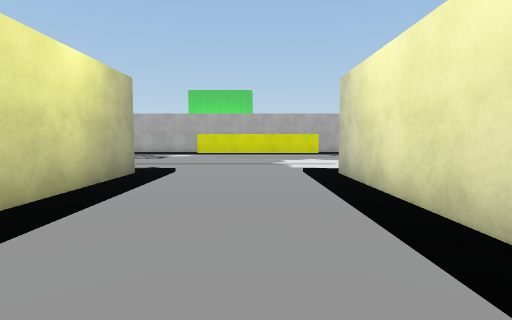
view 1 (above)

21 first-person views from a walk through a scene from a Unity 3-D project. The camera is 1.4 m above the floor, tilts 4° down and sees 80° across. The floor is counted in squares, 2 m on a side. Each view is taken from the middle of a square. On the plan, view 1 faces up. The plan holds only what a view shows up to about 10 squares ahead; the rest is blank. The place goes on beyond the plan. The player is left out. Some surface patterns are stand-ins.

view 2
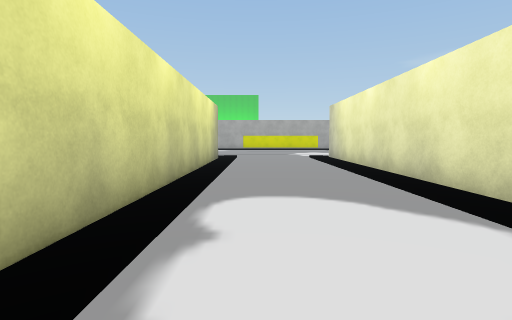

view 3
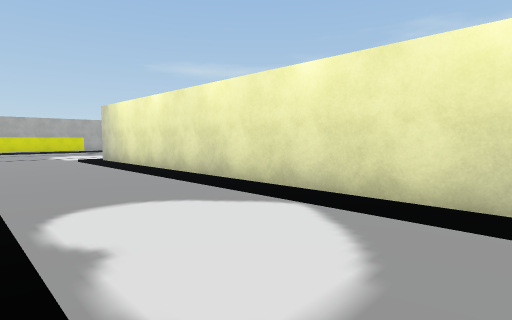

view 4
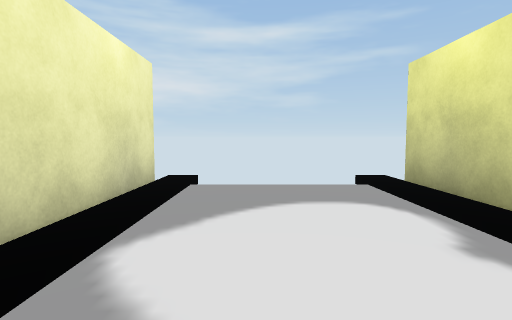

view 5
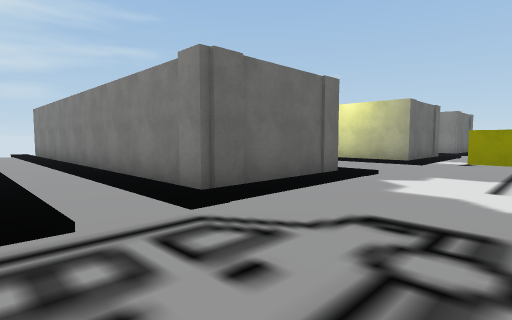

view 6
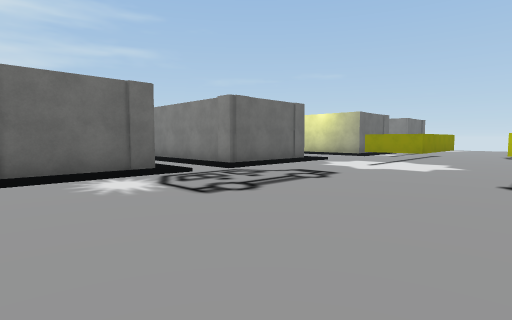

view 7
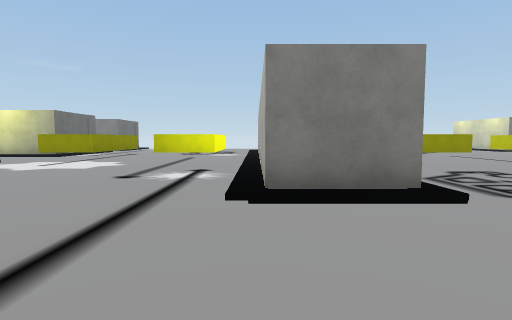

view 8
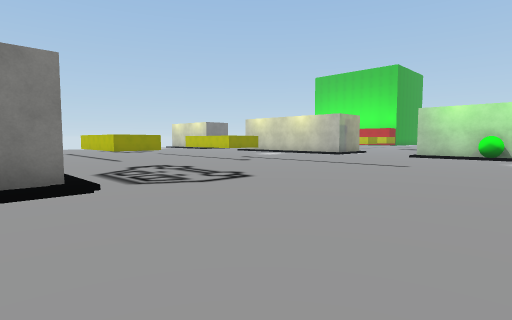

view 9
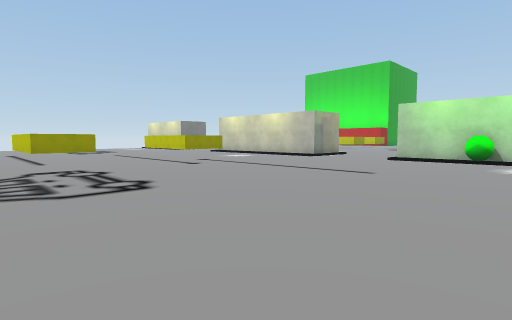

view 10
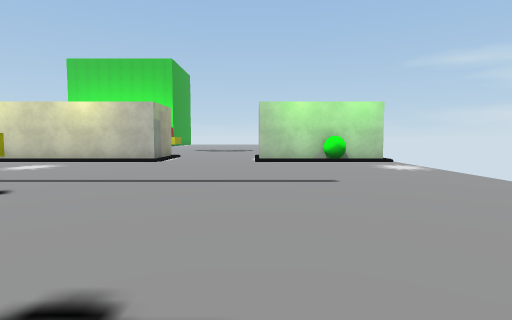

view 11
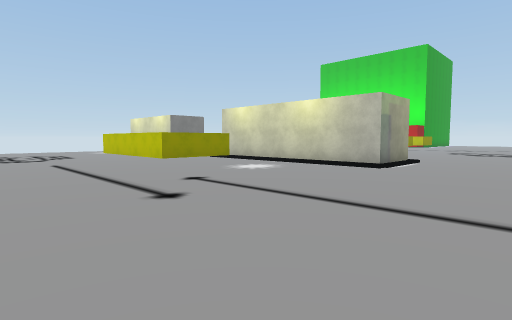

view 12
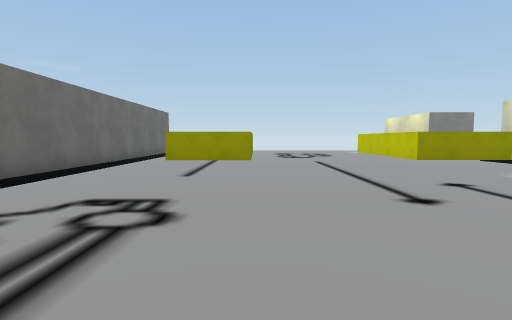

view 13
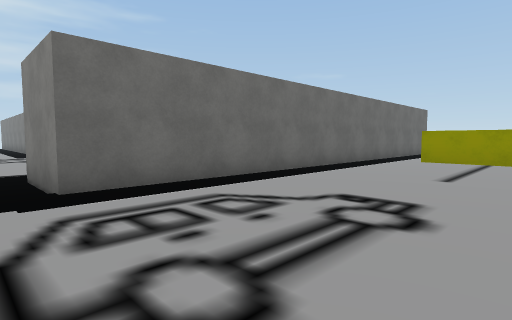

view 14
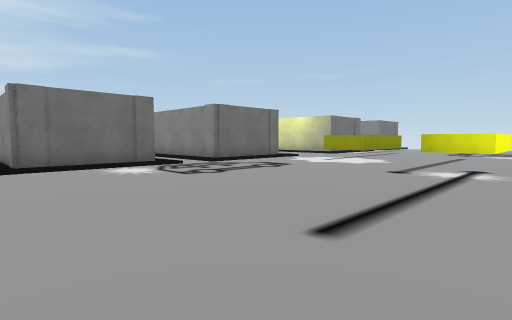

view 15
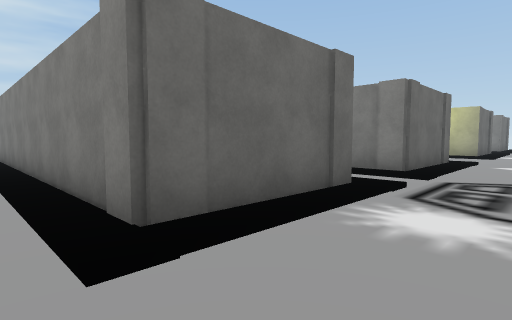

view 16
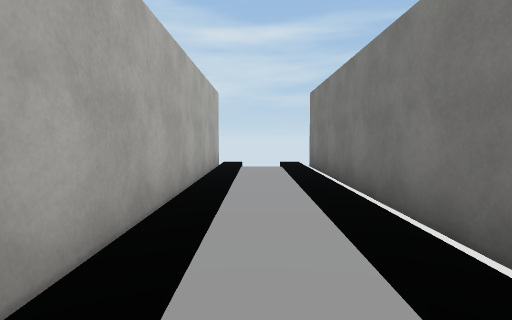

view 17
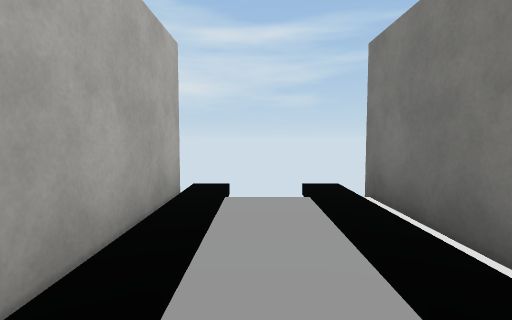

view 18
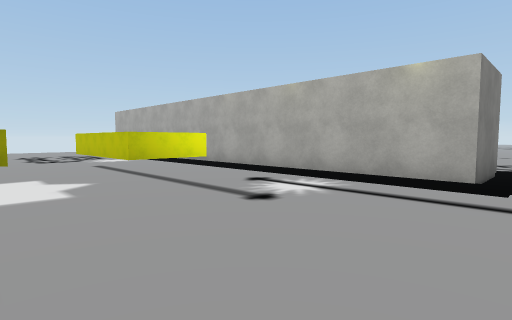

view 19
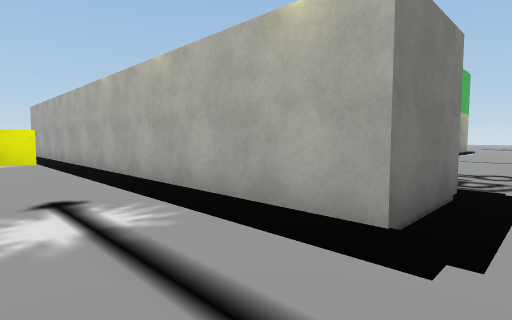

view 20
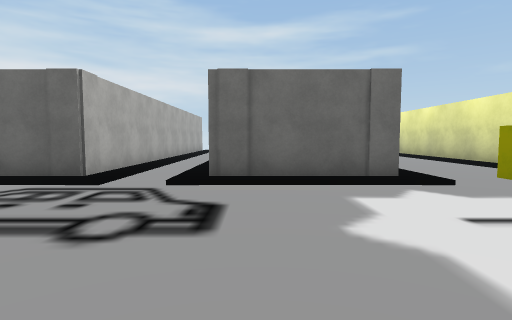

view 21
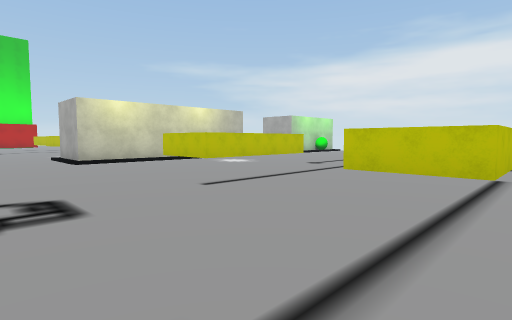

### Floor plan
Key: @ floor where view 1 was taken; # wall or solid block; x gap in a wall; . main floor; : floor 0.25 m higher than the main floor; / step, stairs or slope; O other object.
Columns run from 5 left of view 1 to 11 right of it. Each row starts with its distance up from view 1.
 32           ..
 31          ...
 30  ..      /..
 29  ..#    #/..
 28  ..######/..#####
 27  ..///////.....O.
 26  ................
 25  ................
 24  ...###..........
 23 ....###..........
 22 .................
 21 .................
 20 ....###..........
 19 ....###..........
 18 .................
 17  ................
 16   ##########.....
 15   ##########.....
 14 ############.....
 13   ...............
 12  ...###..........
 11 .................
 10 .................
  9  ...###..........
  8   ..###..........
  7  ................
  6  ///../////.////.
  5  ##/../###/.####.
  4   #/../# #/.#  #.
  3   #/../# #/.#  #.
  2   #/../# #/.#  #
  1   #/../# #/.#  #
  0   #/.@/# #/.#  #
 -1   #/../# #/.#  #
 -2   #/../# #/.#  #
 -3   #/../# #/.#  #
 -4   #/../# #/.#  #
 -5   #/../# #/.#
 -6   x:   # x: #

Positions as (right, up) in squares from view 1, and headings:
1: (0, 0), facing up
2: (-1, -5), facing up
3: (-2, -5), facing up-right
4: (0, -1), facing down
5: (7, 9), facing down-left
6: (10, 12), facing down-left
7: (10, 14), facing left
8: (11, 15), facing up-left
9: (11, 17), facing up-left
10: (7, 18), facing up
11: (7, 20), facing up-left
12: (7, 20), facing left
13: (7, 20), facing down-left
14: (11, 14), facing down-left
15: (11, 8), facing down-left
16: (6, 2), facing down
17: (6, -2), facing down
18: (7, 9), facing up-left
19: (7, 12), facing up-left
20: (4, 11), facing down
21: (-5, 18), facing up-right
